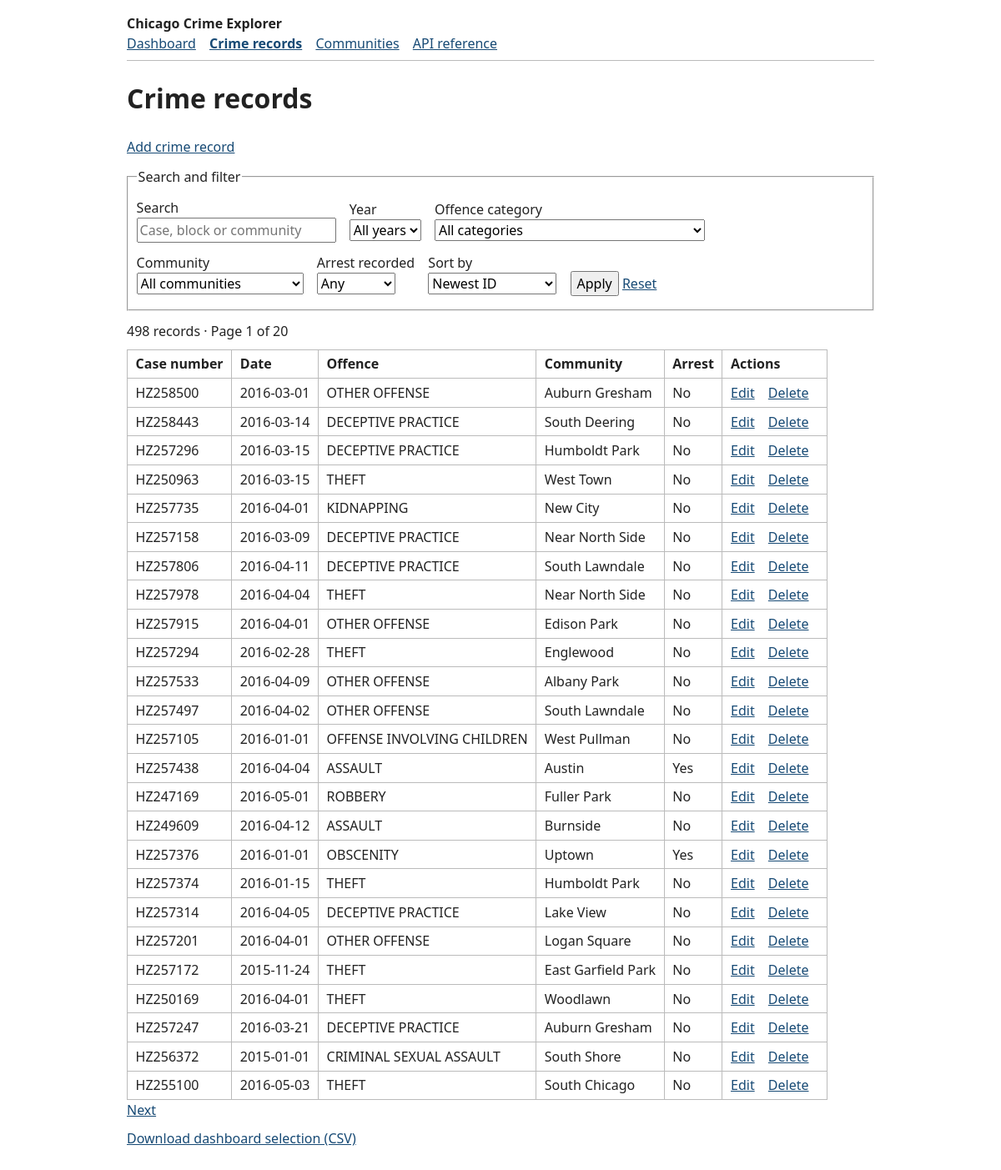
/crimes, run on the app's committed database.
### tables this page shows
CREATE TABLE chicago_crime (
    id INTEGER PRIMARY KEY,
    case_number TEXT NOT NULL UNIQUE,
    date TEXT NOT NULL,
    block TEXT,
    iucr_code TEXT REFERENCES iucr(iucr_code),
    location_desc TEXT,
    arrest INTEGER CHECK(arrest IN (0,1) OR arrest IS NULL),
    domestic INTEGER CHECK(domestic IN (0,1) OR domestic IS NULL),
    beat_num INTEGER REFERENCES police_beat_info(beat_num),
    district_code INTEGER REFERENCES district_ps_info(district_code),
    ward_no INTEGER REFERENCES ward_office(ward_no),
    community_code INTEGER REFERENCES city_community(community_code),
    fbi_code TEXT,
    x_coordinate REAL,
    y_coordinate REAL,
    year INTEGER,
    date_of_update TEXT,
    latitude REAL,
    longitude REAL,
    location TEXT,
    month INTEGER,
    day_of_week INTEGER,
    hour INTEGER,
    has_time INTEGER NOT NULL,
    source_row INTEGER
);

### app.py (the view)
    @app.get("/<any(crimes,communities):resource>")
    def records(resource):
        filters = parse_filters(list_schema(resource))
        result = list_items(resource, filters)
        last_page = max(1, (result["total"] + result["page_size"] - 1) // result["page_size"])
        query = list_query(resource)
        if filters["page"] > last_page:
            return redirect(url_for("records", resource=resource, **(query | {"page": last_page})))
        dashboard_filters = parse_filters(FilterQuery()) if resource == "crimes" else {}
        page_query = {key: value for key, value in query.items() if key != "page"}
        return render_template(
            "records.html",
            resource=resource,
            filters=filters,
            result=result,
            last_page=last_page,
            options=lookup_options(include_form_details=False) if resource == "crimes" else {},
            query=query,
            dashboard_filters=dashboard_filters,
            page_query=page_query,
        )

### api.py (called while the page is built)
def storage():
    if not current_app.config["DB_PATH"].is_file():
        abort(503, message="Run python use_case_1.py to create the database.")
    engine = current_app.extensions["engine"]
    if not current_app.extensions["tables"]:
        current_app.extensions["tables"] = reflect_tables(engine)
    return engine, current_app.extensions["tables"]

def list_conditions(table, resource, args):
    conditions = []
    if resource == "crimes":
        for key, column in [("year", "year"), ("category", "primary_type"), ("community_code", "community_code")]:
            if key in args:
                conditions.append(table.c[column] == args[key])
        if "arrest" in args:
            flag = {"yes": 1, "no": 0, "unknown": None}[args["arrest"]]
            conditions.append(table.c.arrest == flag)
    elif "min_population" in args:
        conditions.append(table.c.population >= args["min_population"])
    if args["search"]:
        columns = ["case_number", "block", "community_name"] if resource == "crimes" else ["community_name"]
        conditions.append(or_(*(table.c[column].ilike(f"%{args['search']}%") for column in columns)))
    return conditions

### app.py (called while the page is built)
def parse_filters(schema):
    values = {key: value.strip() for key, value in request.args.items() if value.strip()}
    return schema.load(values, unknown=EXCLUDE)

def list_schema(resource):
    return CrimeListQuery() if resource == "crimes" else CommunityListQuery()

def list_query(resource):
    allowed = list_schema(resource).fields
    return {key: value for key, value in request.args.items() if key in allowed and value}

### database.py (called while the page is built)
def create_db_engine(db_path=DB_PATH, read_only=False):
    path = Path(db_path).resolve()
    url = URL.create(
        "sqlite+pysqlite",
        database=path.as_uri() if read_only else str(path),
        query={"mode": "ro", "uri": "true"} if read_only else {},
    )
    engine = create_engine(url, poolclass=NullPool)
    @event.listens_for(engine, "connect")
    def enable_foreign_keys(connection, _):
        connection.execute("PRAGMA foreign_keys = ON")
    return engine

### templates/records.html (shortened to what this page needs)
{% extends "base.html" %}
{% set is_crime = resource == 'crimes' %}
{% set title = 'Crime records' if is_crime else 'Communities' %}
{% block content %}
<h1>{{ title }}</h1>
<p><a href="{{ url_for('record_form', resource=resource, **query) }}">{{ 'Add crime record' if is_crime else 'Add community' }}</a></p>
<form method="get">
    <fieldset>
        <legend>Search and filter</legend>
        <label>Search
            <input name="search" type="search" maxlength="120" value="{{ filters.search }}" placeholder="{{ 'Case, block or community' if is_crime else 'Community name' }}">
        </label>
        {% if is_crime %}
            {% include "filters.html" %}
            <label>Arrest recorded
                <select name="arrest">
                    <option value="">Any</option>
                </select>
            </label>
            {% set sorts = [
                ('id_desc', 'Newest ID'), ('date_desc', 'Newest date'), ('date_asc', 'Oldest date'),
                ('case_number_asc', 'Case number A–Z'), ('primary_type_asc', 'Offence A–Z')
            ] %}
        {% endif %}
        <label>Sort by
            <select name="sort">
                {% for value, label in sorts %}
                <option value="{{ value }}" {% if filters.sort == value %}selected{% endif %}>{{ label }}</option>
                {% endfor %}
            </select>
        </label>
        <button>Apply</button>
        <a href="{{ url_for('records', resource=resource) }}">Reset</a>
    </fieldset>
</form>
<p>{{ result.total | number }} records · Page {{ result.page }} of {{ last_page }}</p>
<div class="table-wrap">
    <table>
        <thead>
            <tr>
                {% if is_crime %}
                <th>Case number</th><th>Date</th><th>Offence</th><th>Community</th><th>Arrest</th>
                {% else %}
                <th>Code</th><th>Community</th><th>Population</th><th>Incidents</th><th>Per 10,000</th>
                {% endif %}
                <th>Actions</th>
            </tr>
        </thead>
        <tbody>
            {% for row in result["items"] %}
            {% set key = row.id if is_crime else row.community_code %}
            <tr>
                {% if is_crime %}
                <td>{{ row.case_number }}</td>
                <td>{{ (row.date | string)[:10] }}</td>
                <td>{{ row.primary_type }}</td>
                <td>{{ row.community_name }}</td>
                <td>{{ 'Unknown' if row.arrest is none else 'Yes' if row.arrest else 'No' }}</td>
                {% else %}
                <td>{{ row.community_code }}</td>
                <td>{{ row.community_name }}</td>
                <td>{{ row.population | number }}</td>
                <td>{{ row.crime_count }}</td>
                <td>{{ row.per_10000 | number(2) }}</td>
                {% endif %}
                <td>
                    <a href="{{ url_for('record_form', resource=resource, identifier=key, deleting=false, **query) }}">Edit</a>
                    <a href="{{ url_for('record_form', resource=resource, identifier=key, deleting=true, **query) }}">Delete</a>
                </td>
            </tr>
            {% else %}
            <tr><td colspan="6">No records match these filters.</td></tr>
            {% endfor %}
        </tbody>
    </table>
</div>
{% if last_page > 1 %}
<nav aria-label="Record pages">
    {% if result.page < last_page %}<a href="{{ url_for('records', resource=resource, page=result.page + 1, **page_query) }}">Next</a>{% endif %}
</nav>
{% endif %}
{% if is_crime %}
<p><a href="{{ url_for('export', kind='records.csv', **dashboard_filters) }}">Download dashboard selection (CSV)</a></p>
{% endif %}
{% endblock %}

### static/style.css (style rules this page uses)
body { max-width: 56rem; margin: 1rem auto 3rem; padding: 0 1rem; font: 1rem/1.5 "Segoe UI", Arial, sans-serif; color: #222; background: white; }
a { color: #174a75; }
nav a, p a, td a { margin-right: .75rem; }
p { margin: .6rem 0; }
fieldset { min-width: 0; margin: .75rem 0; padding: .6rem; }
label { display: inline-block; max-width: 100%; margin: .25rem .75rem .5rem 0; }
input, select, button { font: inherit; }
input, select { display: block; max-width: 100%; box-sizing: border-box; }
summary, button { cursor: pointer; }
.table-wrap { overflow-x: auto; }
table { border-collapse: collapse; }
th, td { border: 1px solid #bbb; padding: .3rem .6rem; text-align: left; }

### data on the page
chicago_crime: case_number "HZ258500", date "2016-03-01", primary_type "OTHER OFFENSE", community_name "Auburn Gresham", arrest "No"
chicago_crime: case_number "HZ258443", date "2016-03-14", primary_type "DECEPTIVE PRACTICE", community_name "South Deering", arrest "No"
chicago_crime: case_number "HZ257296", date "2016-03-15", primary_type "DECEPTIVE PRACTICE", community_name "Humboldt Park", arrest "No"
chicago_crime: case_number "HZ250963", date "2016-03-15", primary_type "THEFT", community_name "West Town", arrest "No"
chicago_crime: case_number "HZ257735", date "2016-04-01", primary_type "KIDNAPPING", community_name "New City", arrest "No"
chicago_crime: case_number "HZ257158", date "2016-03-09", primary_type "DECEPTIVE PRACTICE", community_name "Near North Side", arrest "No"
chicago_crime: case_number "HZ257806", date "2016-04-11", primary_type "DECEPTIVE PRACTICE", community_name "South Lawndale", arrest "No"
chicago_crime: case_number "HZ257978", date "2016-04-04", primary_type "THEFT", community_name "Near North Side", arrest "No"
chicago_crime: case_number "HZ257915", date "2016-04-01", primary_type "OTHER OFFENSE", community_name "Edison Park", arrest "No"
chicago_crime: case_number "HZ257294", date "2016-02-28", primary_type "THEFT", community_name "Englewood", arrest "No"
chicago_crime: case_number "HZ257533", date "2016-04-09", primary_type "OTHER OFFENSE", community_name "Albany Park", arrest "No"
chicago_crime: case_number "HZ257497", date "2016-04-02", primary_type "OTHER OFFENSE", community_name "South Lawndale", arrest "No"
chicago_crime: case_number "HZ257105", date "2016-01-01", primary_type "OFFENSE INVOLVING CHILDREN", community_name "West Pullman", arrest "No"
chicago_crime: case_number "HZ257438", date "2016-04-04", primary_type "ASSAULT", community_name "Austin", arrest "Yes"
chicago_crime: case_number "HZ247169", date "2016-05-01", primary_type "ROBBERY", community_name "Fuller Park", arrest "No"
chicago_crime: case_number "HZ249609", date "2016-04-12", primary_type "ASSAULT", community_name "Burnside", arrest "No"
chicago_crime: case_number "HZ257376", date "2016-01-01", primary_type "OBSCENITY", community_name "Uptown", arrest "Yes"
chicago_crime: case_number "HZ257374", date "2016-01-15", primary_type "THEFT", community_name "Humboldt Park", arrest "No"
chicago_crime: case_number "HZ257314", date "2016-04-05", primary_type "DECEPTIVE PRACTICE", community_name "Lake View", arrest "No"
chicago_crime: case_number "HZ257201", date "2016-04-01", primary_type "OTHER OFFENSE", community_name "Logan Square", arrest "No"
chicago_crime: case_number "HZ257172", date "2015-11-24", primary_type "THEFT", community_name "East Garfield Park", arrest "No"
chicago_crime: case_number "HZ250169", date "2016-04-01", primary_type "THEFT", community_name "Woodlawn", arrest "No"
chicago_crime: case_number "HZ257247", date "2016-03-21", primary_type "DECEPTIVE PRACTICE", community_name "Auburn Gresham", arrest "No"
chicago_crime: case_number "HZ256372", date "2015-01-01", primary_type "CRIMINAL SEXUAL ASSAULT", community_name "South Shore", arrest "No"
chicago_crime: case_number "HZ255100", date "2016-05-03", primary_type "THEFT", community_name "South Chicago", arrest "No"

### other printed values
{{ title }} "Crime records"
{{ 'Add crime record' if is_crime else 'Add community' }} "Add crime record"
{{ result.total | number }} "498"
{{ result.page }} "1"
{{ last_page }} "20"
form field sort "Newest ID"
